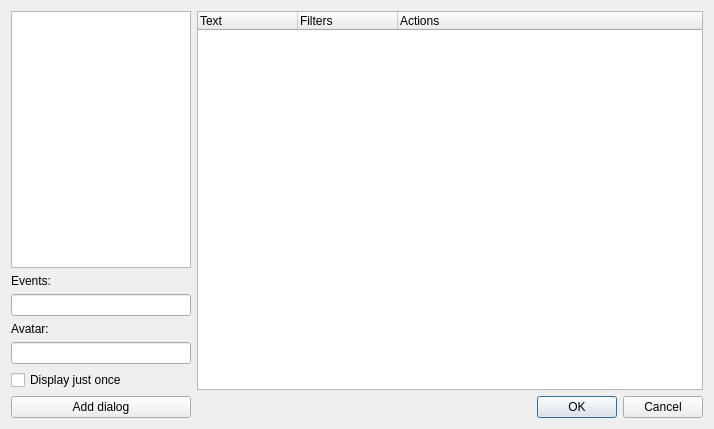
<?xml version="1.0" encoding="UTF-8"?>
<ui version="4.0">
 <class>dialogEditor</class>
 <widget class="QDialog" name="dialogEditor">
  <property name="geometry">
   <rect>
    <x>0</x>
    <y>0</y>
    <width>714</width>
    <height>429</height>
   </rect>
  </property>
  <property name="windowTitle">
   <string>Dialogs</string>
  </property>
  <layout class="QGridLayout" name="gridLayout">
   <item row="6" column="0">
    <widget class="QPushButton" name="add">
     <property name="text">
      <string>Add dialog</string>
     </property>
    </widget>
   </item>
   <item row="6" column="1">
    <widget class="QDialogButtonBox" name="buttonBox">
     <property name="orientation">
      <enum>Qt::Horizontal</enum>
     </property>
     <property name="standardButtons">
      <set>QDialogButtonBox::Cancel|QDialogButtonBox::Ok</set>
     </property>
    </widget>
   </item>
   <item row="0" column="1" rowspan="6">
    <widget class="QTreeWidget" name="dialog">
     <property name="contextMenuPolicy">
      <enum>Qt::CustomContextMenu</enum>
     </property>
     <column>
      <property name="text">
       <string>Text</string>
      </property>
     </column>
     <column>
      <property name="text">
       <string>Filters</string>
      </property>
     </column>
     <column>
      <property name="text">
       <string>Actions</string>
      </property>
     </column>
    </widget>
   </item>
   <item row="0" column="0">
    <widget class="QListWidget" name="dialogs">
     <property name="maximumSize">
      <size>
       <width>180</width>
       <height>16777215</height>
      </size>
     </property>
    </widget>
   </item>
   <item row="1" column="0">
    <widget class="QLabel" name="label_2">
     <property name="text">
      <string>Events:</string>
     </property>
    </widget>
   </item>
   <item row="5" column="0">
    <widget class="QCheckBox" name="once">
     <property name="text">
      <string>Display just once</string>
     </property>
    </widget>
   </item>
   <item row="4" column="0">
    <widget class="QLineEdit" name="avatar">
     <property name="maximumSize">
      <size>
       <width>180</width>
       <height>180</height>
      </size>
     </property>
    </widget>
   </item>
   <item row="3" column="0">
    <widget class="QLabel" name="label">
     <property name="text">
      <string>Avatar:</string>
     </property>
    </widget>
   </item>
   <item row="2" column="0">
    <widget class="QLineEdit" name="events">
     <property name="maximumSize">
      <size>
       <width>180</width>
       <height>16777215</height>
      </size>
     </property>
    </widget>
   </item>
  </layout>
 </widget>
 <resources/>
 <connections>
  <connection>
   <sender>buttonBox</sender>
   <signal>accepted()</signal>
   <receiver>dialogEditor</receiver>
   <slot>accept()</slot>
   <hints>
    <hint type="sourcelabel">
     <x>248</x>
     <y>254</y>
    </hint>
    <hint type="destinationlabel">
     <x>157</x>
     <y>274</y>
    </hint>
   </hints>
  </connection>
  <connection>
   <sender>buttonBox</sender>
   <signal>rejected()</signal>
   <receiver>dialogEditor</receiver>
   <slot>reject()</slot>
   <hints>
    <hint type="sourcelabel">
     <x>316</x>
     <y>260</y>
    </hint>
    <hint type="destinationlabel">
     <x>286</x>
     <y>274</y>
    </hint>
   </hints>
  </connection>
 </connections>
</ui>
